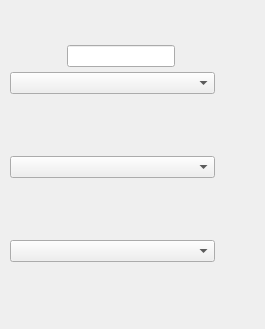
        <widget class="QWidget" name="tabDraft">
         <attribute name="title">
          <string>Draft</string>
         </attribute>
         <layout class="QHBoxLayout" name="horizontalLayout_4">
          <property name="spacing">
           <number>5</number>
          </property>
          <property name="leftMargin">
           <number>10</number>
          </property>
          <property name="topMargin">
           <number>45</number>
          </property>
          <property name="rightMargin">
           <number>10</number>
          </property>
          <property name="bottomMargin">
           <number>10</number>
          </property>
          <item>
           <layout class="QVBoxLayout" name="draftVerticalLayout">
            <item>
             <layout class="QHBoxLayout" name="draftHorizontalLayout">
              <item>
               <widget class="QPushButton" name="refreshDraftButton">
                <property name="toolTip">
                 <string>Rescan cards</string>
                </property>
                <property name="text">
                 <string/>
                </property>
                <property name="icon">
                 <iconset>
                  <normalon>:/Images/refresh.png</normalon>
                 </iconset>
                </property>
                <property name="iconSize">
                 <size>
                  <width>32</width>
                  <height>32</height>
                 </size>
                </property>
                <property name="flat">
                 <bool>true</bool>
                </property>
               </widget>
              </item>
              <item>
               <widget class="QLabel" name="labelDeckScore">
                <property name="text">
                 <string/>
                </property>
               </widget>
              </item>
              <item>
               <widget class="QLineEdit" name="lineEditCardName">
                <property name="sizePolicy">
                 <sizepolicy hsizetype="MinimumExpanding" vsizetype="Fixed">
                  <horstretch>0</horstretch>
                  <verstretch>0</verstretch>
                 </sizepolicy>
                </property>
                <property name="minimumSize">
                 <size>
                  <width>0</width>
                  <height>0</height>
                 </size>
                </property>
               </widget>
              </item>
              <item>
               <spacer name="draftHorizontalSpacer2">
                <property name="orientation">
                 <enum>Qt::Horizontal</enum>
                </property>
                <property name="sizeType">
                 <enum>QSizePolicy::Expanding</enum>
                </property>
                <property name="sizeHint" stdset="0">
                 <size>
                  <width>40</width>
                  <height>20</height>
                 </size>
                </property>
               </spacer>
              </item>
             </layout>
            </item>
            <item>
             <widget class="QComboBox" name="comboBoxCard1"/>
            </item>
            <item>
             <widget class="QLabel" name="labelLFscore1">
              <property name="sizePolicy">
               <sizepolicy hsizetype="Preferred" vsizetype="Preferred">
                <horstretch>0</horstretch>
                <verstretch>0</verstretch>
               </sizepolicy>
              </property>
              <property name="focusPolicy">
               <enum>Qt::TabFocus</enum>
              </property>
              <property name="text">
               <string/>
              </property>
              <property name="alignment">
               <set>Qt::AlignCenter</set>
              </property>
             </widget>
            </item>
            <item>
             <widget class="QLabel" name="labelHSRscore1">
              <property name="focusPolicy">
               <enum>Qt::TabFocus</enum>
              </property>
              <property name="text">
               <string/>
              </property>
              <property name="alignment">
               <set>Qt::AlignCenter</set>
              </property>
             </widget>
            </item>
            <item>
             <widget class="QLabel" name="labelHAscore1">
              <property name="focusPolicy">
               <enum>Qt::TabFocus</enum>
              </property>
              <property name="text">
               <string/>
              </property>
              <property name="alignment">
               <set>Qt::AlignCenter</set>
              </property>
             </widget>
            </item>
            <item>
             <widget class="QComboBox" name="comboBoxCard2"/>
            </item>
            <item>
             <widget class="QLabel" name="labelLFscore2">
              <property name="sizePolicy">
               <sizepolicy hsizetype="Preferred" vsizetype="Preferred">
                <horstretch>0</horstretch>
                <verstretch>0</verstretch>
               </sizepolicy>
              </property>
              <property name="focusPolicy">
               <enum>Qt::TabFocus</enum>
              </property>
              <property name="text">
               <string/>
              </property>
              <property name="alignment">
               <set>Qt::AlignCenter</set>
              </property>
             </widget>
            </item>
            <item>
             <widget class="QLabel" name="labelHSRscore2">
              <property name="focusPolicy">
               <enum>Qt::TabFocus</enum>
              </property>
              <property name="text">
               <string/>
              </property>
              <property name="alignment">
               <set>Qt::AlignCenter</set>
              </property>
             </widget>
            </item>
            <item>
             <widget class="QLabel" name="labelHAscore2">
              <property name="focusPolicy">
               <enum>Qt::TabFocus</enum>
              </property>
              <property name="text">
               <string/>
              </property>
              <property name="alignment">
               <set>Qt::AlignCenter</set>
              </property>
             </widget>
            </item>
            <item>
             <widget class="QComboBox" name="comboBoxCard3"/>
            </item>
            <item>
             <widget class="QLabel" name="labelLFscore3">
              <property name="sizePolicy">
               <sizepolicy hsizetype="Preferred" vsizetype="Preferred">
                <horstretch>0</horstretch>
                <verstretch>0</verstretch>
               </sizepolicy>
              </property>
              <property name="focusPolicy">
               <enum>Qt::TabFocus</enum>
              </property>
              <property name="text">
               <string/>
              </property>
              <property name="alignment">
               <set>Qt::AlignCenter</set>
              </property>
             </widget>
            </item>
            <item>
             <widget class="QLabel" name="labelHSRscore3">
              <property name="focusPolicy">
               <enum>Qt::TabFocus</enum>
              </property>
              <property name="text">
               <string/>
              </property>
              <property name="alignment">
               <set>Qt::AlignCenter</set>
              </property>
             </widget>
            </item>
            <item>
             <widget class="QLabel" name="labelHAscore3">
              <property name="focusPolicy">
               <enum>Qt::TabFocus</enum>
              </property>
              <property name="text">
               <string/>
              </property>
              <property name="alignment">
               <set>Qt::AlignCenter</set>
              </property>
             </widget>
            </item>
            <item>
             <spacer name="draftVerticalSpacer">
              <property name="orientation">
               <enum>Qt::Vertical</enum>
              </property>
              <property name="sizeType">
               <enum>QSizePolicy::Expanding</enum>
              </property>
              <property name="sizeHint" stdset="0">
               <size>
                <width>0</width>
                <height>0</height>
               </size>
              </property>
             </spacer>
            </item>
           </layout>
          </item>
          <item>
           <spacer name="draftHorizontalSpacer">
            <property name="orientation">
             <enum>Qt::Horizontal</enum>
            </property>
            <property name="sizeHint" stdset="0">
             <size>
              <width>40</width>
              <height>20</height>
             </size>
            </property>
           </spacer>
          </item>
         </layout>
        </widget>
